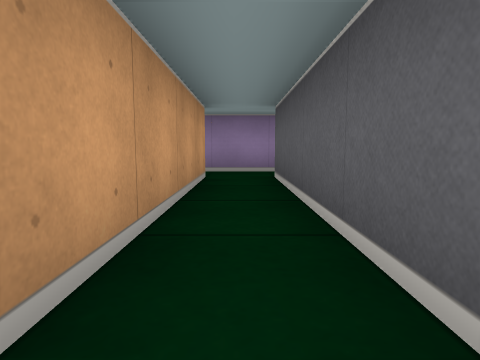
View 1 (above)

14 first-person views from a walk through a cub3D ray-caster map. The camera is about half as high as the walls, tilts 6° down and sees 75° across. The floor is counted in squares. Each view is taken from the middle of a square. On the plan, view 1 faces up. The plan holds only what a view shows up to about 9 squares ahead; the rest is blank.

View 2
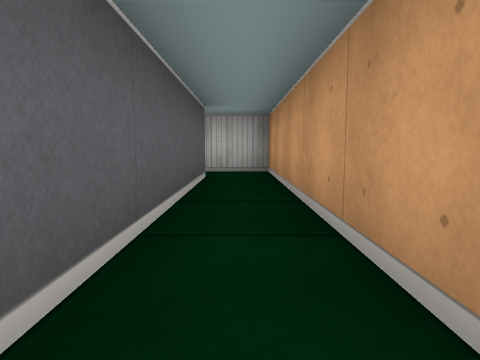

View 3
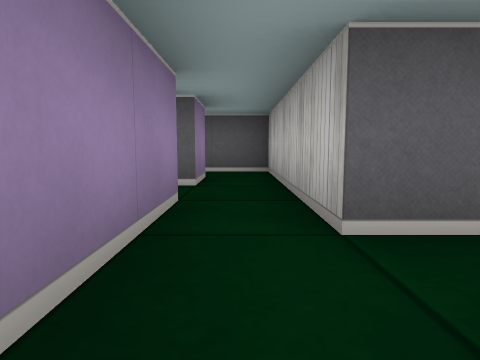

View 4
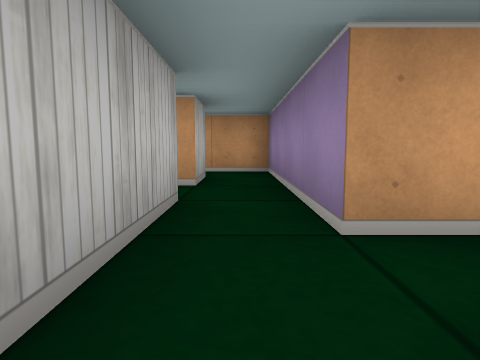

View 5
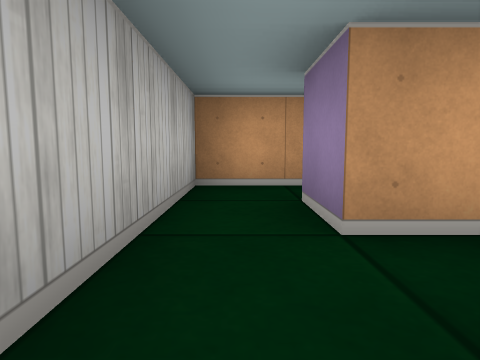

View 6
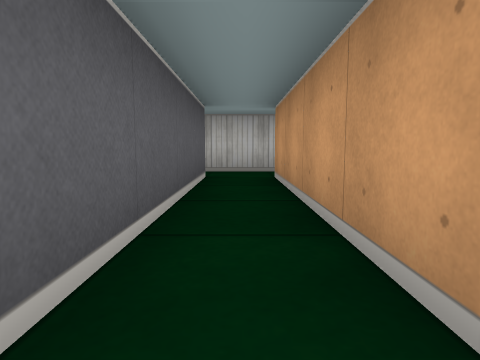

View 7
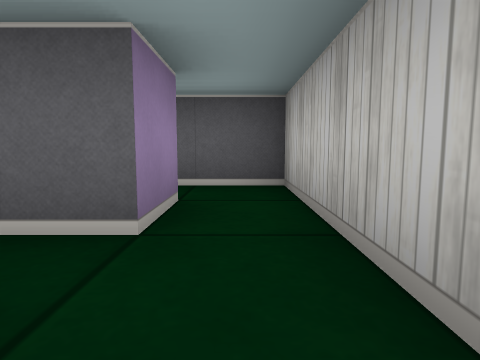

View 8
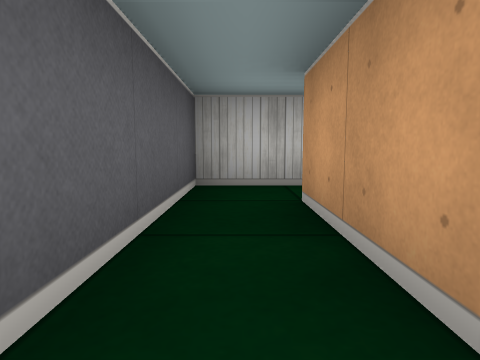

View 9
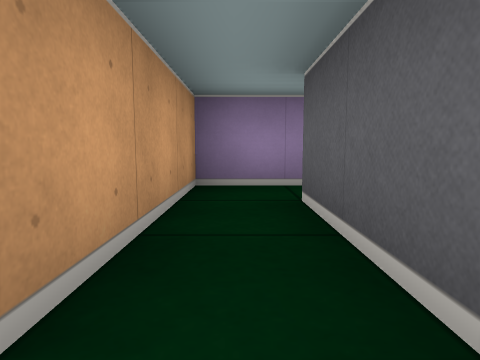

View 10
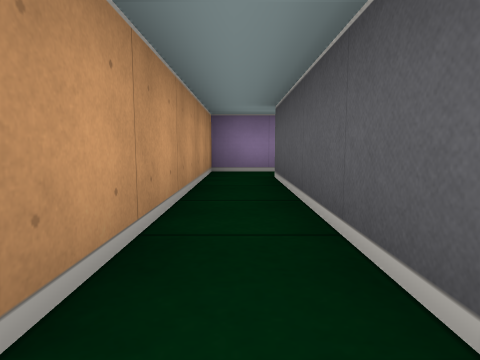

View 11
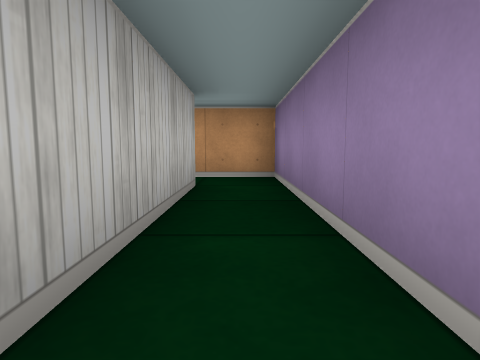

View 12
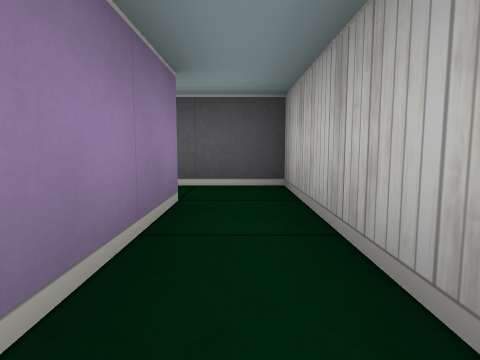

View 13
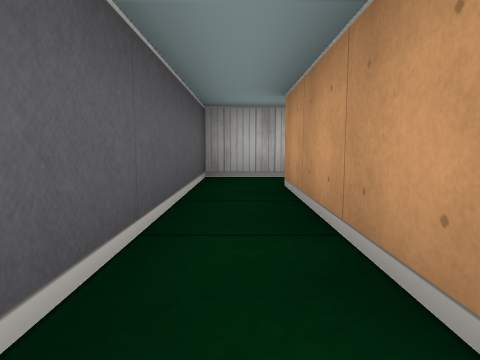

View 14
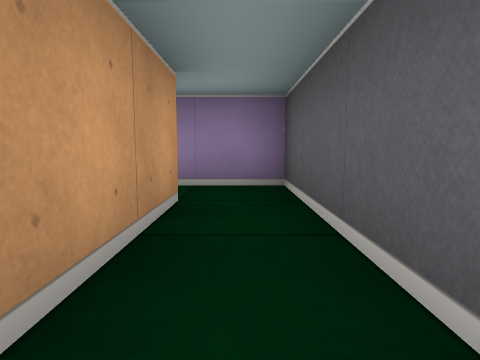

### Floor plan
Ten units are one square. View 1 is at (0, 0); x grows to the right and y downward. Boxes are objects, and circles mark ways between rooms. Rooms are numbered by the first view taken in them; rooms with no view inside come last. Other rooms are left out.
<svg viewBox="-30 -80 100 110">
<path fill="none" stroke="#000" d="M-15 -45 -5 -45 -5 25 5 25M5 15 5 -45M5 -55 -15 -55M25 -45 45 -45 45 -56M35 -55 25 -55M25 25 45 25 45 15M35 15 25 15M25 15 25 -25M5 25 25 25M25 -35 15 -35 15 15 5 15M45 15 45 -5M48 -15 35 -15 35 15M55 -65 55 -35 25 -35M25 -25 65 -25 65 -75 52 -75M5 -45 25 -45M15 -55 5 -55M-15 -55 -25 -55 -25 -44"/>
<circle cx="10" cy="20" r="3" fill="#2a7"/>
<circle cx="10" cy="-50" r="3" fill="#2a7"/>
<circle cx="-10" cy="-50" r="3" fill="#2a7"/>
<circle cx="30" cy="-50" r="3" fill="#2a7"/>
<circle cx="30" cy="20" r="3" fill="#2a7"/>
<circle cx="40" cy="5" r="3" fill="#2a7"/>
<circle cx="30" cy="-30" r="3" fill="#2a7"/>
<text x="0" y="-20">1</text>
<text x="30" y="-50">2</text>
<text x="30" y="20">3</text>
<text x="20" y="0">4</text>
<text x="40" y="0">5</text>
<text x="60" y="-50">6</text>
<text x="10" y="-50">7</text>
<text x="-20" y="-50">8</text>
</svg>
Room 1 opens to room 4. Room 1 opens to room 7. Room 1 opens to room 8. Room 2 opens to room 7. Room 3 opens to room 4. Room 3 opens to room 5. Room 4 opens to room 6.

Where each view was taken, in squares from view 1:
view 1: 0 up, 0 right, facing up
view 2: 3 up, 0 right, facing down
view 3: 5 up, 1 left, facing right
view 4: 5 up, 3 right, facing left
view 5: 2 down, 3 right, facing left
view 6: 3 up, 2 right, facing down
view 7: 2 down, 1 right, facing right
view 8: 1 up, 4 right, facing down
view 9: 2 down, 4 right, facing up
view 10: 2 down, 2 right, facing up
view 11: 3 up, 6 right, facing left
view 12: 3 up, 3 right, facing right
view 13: 7 up, 6 right, facing down
view 14: 4 up, 6 right, facing up
